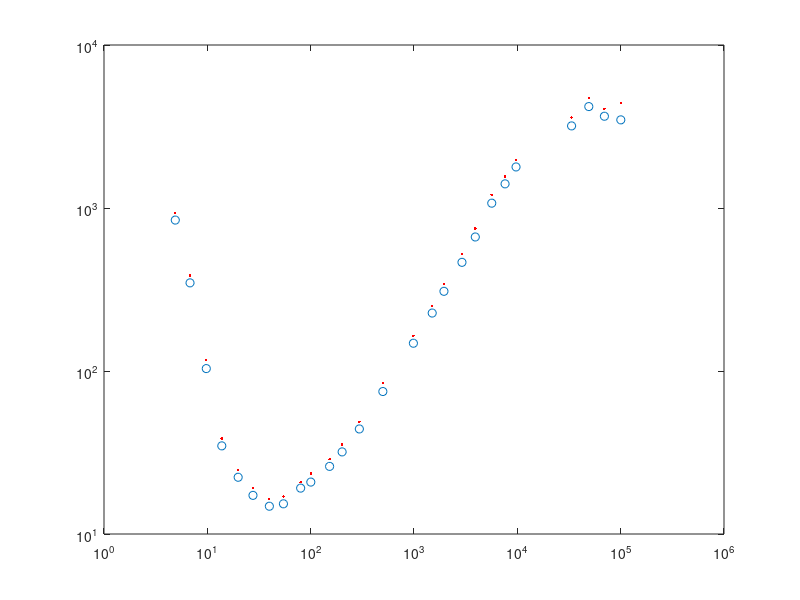

MATLAB code for this plot: (Note: this script raises an error after producing the figure.)
function filename = loadFieldData(varargin)
%{
Saves in a file these things:
    forwardModel: Function handle of the forward model
    data: a structure containing data and related information
        x: values of electrode spacings, size numMeasurements, log-spaced
            from minDist to maxDist, in meters.
        lambda: a 2D array based on x, see makeLambda and calculateRho1D
        fx: the measurements with NO noise
        y: the measurements WITH noise
        Cd: covariance matrix, which in our case is
Then outputs a filename which can easily be fed into the inversion script,
which is the next step of the process.
%}

%% 0 Preliminary stuff ignore this section
addpath(genpath(fileparts(mfilename('fullpath'))))
%adds subfolders so you can use the scripts in them
defaultNoise = 1.0;
defaultSubStruct = 'Constable1984';

p = inputParser;
validScalarPosNum = @(x) isnumeric(x) && isscalar(x) && (x>=0);
addOptional(p,'noise',defaultNoise,validScalarPosNum);
addParameter(p,'subStructChoice',defaultSubStruct,@ischar);
parse(p,varargin{:});

%% 1 User Set Options Here:

filterSize = 11;
%Choice of filter size for the forward model. Choices are 7,11,19. Based on
%Guptasarma 1982. This effects both which script is used for the forward
%model as well as the size of the lambda matrices, so it is an accuracy vs.
%computational expense tradeoff.

data.subStructChoice = 'Constable1984'; 
%see subStructGen for choices

% minDist = 0.1; maxDist = 1000; %in meters
%numMeasurements = 21; %how many measurements
% data.x = logspace(log10(minDist),log10(maxDist),numMeasurements);
% array of electrode spacings

data.noiseCoef = 1.0; %How "noisy" are the measurements.


%% Digitized data from Constable paper
% digitization was done with web plot digitizer.

% This is a 1-sigma standard deviation.
error_bar = [4.896732901846811, 934.0505282049073
6.801471165208465, 384.755808736745
9.945979346038573, 116.59144011798311
13.807062345759334, 38.47558087367446
19.879526249467705, 24.694065319965773
27.65624883320632, 19.119717955005
39.848815103186915, 16.39890367222246
54.52034719114441, 16.967959918688983
80.00815620613719, 20.821811885006582
100.36068813004117, 23.46228848142265
152.49729953505766, 28.791166380223558
201.5900917326827, 35.33036694992737
295.92082109390674, 48.852735715193866
499.59268447829635, 84.31909292866251
986.8252174635064, 163.98903672222477
1474.4160092126976, 251.18864315095797
1949.5711452737073, 341.4548873833601
2912.8551407301143, 523.0202675339294
3919.72307148123, 748.2971205750629
5656.767398881645, 1206.3726468100235
7610.142656820342, 1558.0901878706047
9887.254908078085, 1978.3188827841643
33498.83900757835, 3593.813663804626
50031.26946400382, 4721.435640802164
69621.08503431256, 4049.5559845768885
98642.22776801953, 4410.059454176737];

apparent_resistivity_data = [4.895470008598941, 843.1909292866251
6.799717029914117, 347.3287559085802
9.77136924386588, 103.4700871341198
13.803501431541855, 34.73287559085806
19.874399214774463, 22.291954510236945
27.649116140733, 17.259850793256216
39.83853788355126, 14.803703235666639
54.506286105984294, 15.317404637020783
79.99096039856323, 19.119717955005
100.33049130302543, 20.821811885006582
152.4579696770154, 25.99051079393097
201.53810058454602, 31.89361179185746
295.84450155303, 44.100594541767364
499.442365522213, 74.82971205750628
986.5707100339717, 148.0370323566664
1499.9246871199446, 226.7543125870802
1949.0683405904724, 308.23992397451434
2911.978712076172, 464.15888336127773
3918.5436933627207, 664.0827850634838
5655.065373618616, 1070.6058931542352
7608.1799608822075, 1406.5272421052364
9714.093360746945, 1785.878265500129
33488.759775703926, 3189.361179185746
49152.9280992172, 4190.079105786669
69603.1293891994, 3655.6361467894103
100314.31816901018, 3473.2875590858057];

figure()
plot(apparent_resistivity_data(:,1),apparent_resistivity_data(:,2),'o')
hold on
plot(apparent_resistivity_data(:,1),error_bar(:,2),'r.')
set(gca,'XScale','log','YScale','log')

relative_error = (error_bar(:,2)-apparent_resistivity_data(:,2))./apparent_resistivity_data(:,2);
% note - all but the last data point are close to 10% relative error.
% The paper states that the relative error is at least 10% and this appears
% to be the value adopted for most of the data.
relative_error(1:end-1) = 0.1;

%% 2 Calculated Stuff:

switch filterSize
    case 7
        forwardModel = @(a,b,c) calculateRho1D07(a,b,c);
    case 11
        forwardModel = @(a,b,c) calculateRho1D11(a,b,c);
    case 19
        forwardModel = @(a,b,c) calculateRho1D19(a,b,c);
end %anything else is an invalid choice

% [trueDepths,trueRhos] = subStructGen(data.subStructChoice);
data.x = apparent_resistivity_data(:,1)';
data.lambda = makeLambda(data.x,filterSize); %lambda matrix for calculateRho1D
% data.fx = forwardModel(trueDepths,trueRhos,data.lambda); %'true' output
data.fx = apparent_resistivity_data(:,2);
data.y = apparent_resistivity_data(:,2);

rng(1); %re-seed random number generator for consistent noise pattern.
% noiseVector = data.noiseCoef.*data.fx.*randn(length(data.fx),1);
%noise is added, Gaussian with mean 0 and std dev = noiseCoef*f(x)

data.Cd = diag( (relative_error .* apparent_resistivity_data(:,2)).^2 );

%% 3 Save
filename = ['Data_', data.subStructChoice, '_',...
    num2str(data.noiseCoef), '_', date, '.mat'];
save(filename,'data','forwardModel');
end